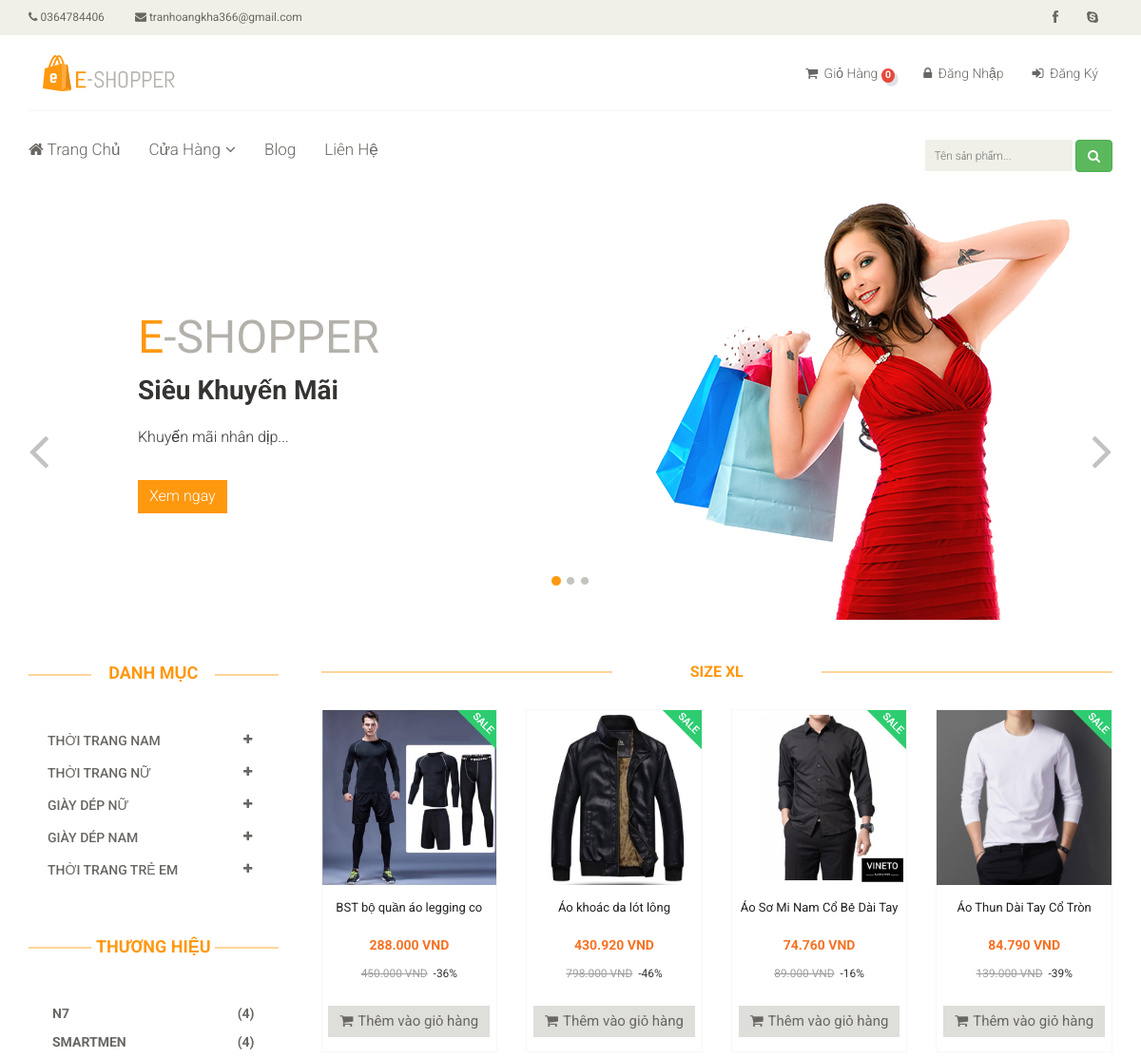
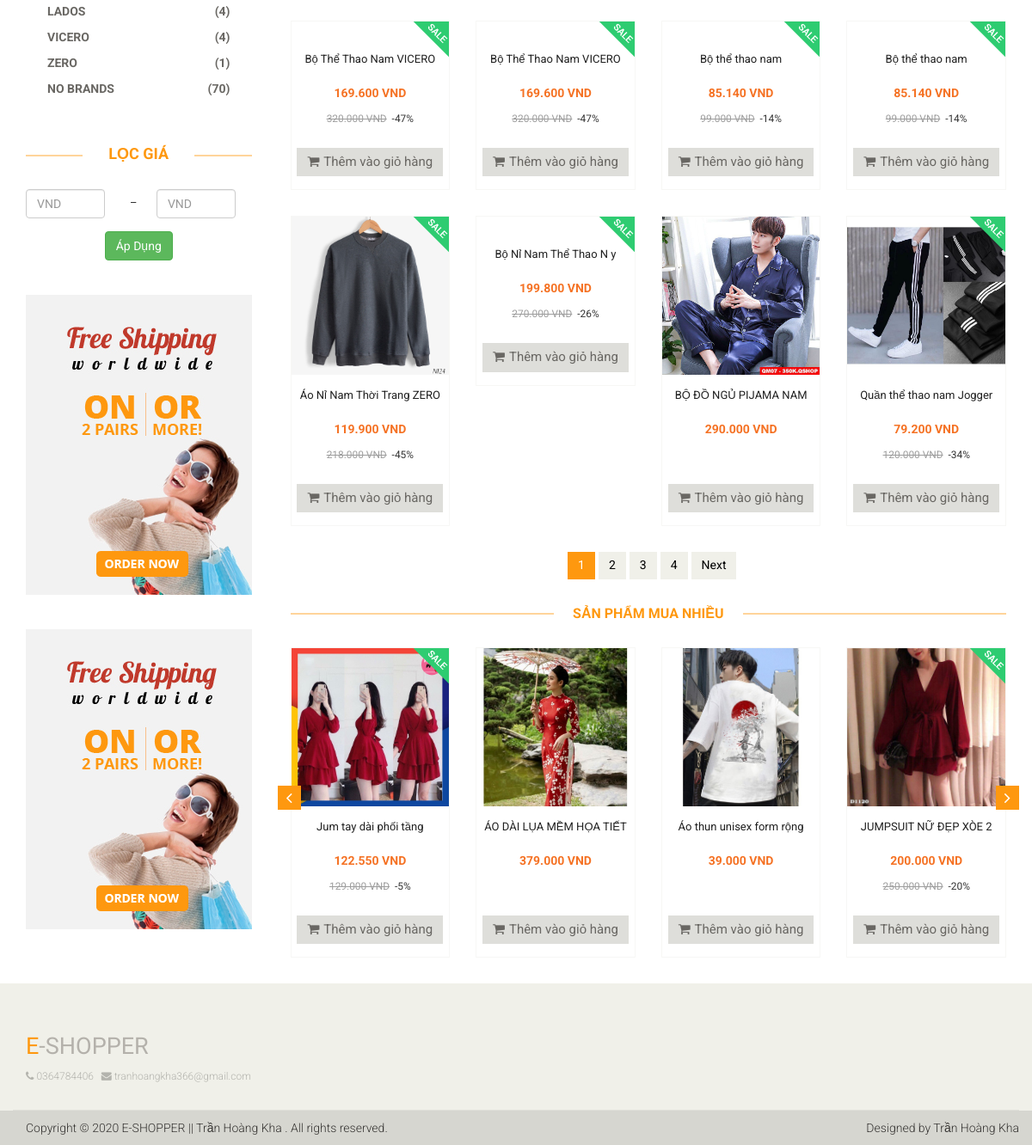
Screenshot of /size.php?id=5 with the database file from the repository (2 pictures, top to bottom).
### tables this page shows
CREATE TABLE `lienhe` (
  `id` int(11) NOT NULL,
  `DienThoai` varchar(12) NOT NULL,
  `Email` varchar(100) NOT NULL,
  `LinkFace` varchar(50) NOT NULL,
  `DiaChi` varchar(100) NOT NULL,
  `KinhDo` varchar(15) NOT NULL,
  `ViDo` varchar(15) NOT NULL
);

CREATE TABLE `banner` (
  `id` int(11) NOT NULL,
  `TieuDe` varchar(100) NOT NULL,
  `NoiDung` varchar(300) NOT NULL,
  `AnhBanner` varchar(20) NOT NULL,
  `HienThi` tinyint(4) NOT NULL DEFAULT 0,
  `Created_at` timestamp NOT NULL DEFAULT current_timestamp(),
  `Update_at` timestamp NOT NULL DEFAULT current_timestamp() ON UPDATE current_timestamp()
);

CREATE TABLE `danh_muc_cha` (
  `id` int(11) NOT NULL,
  `SoTT` tinyint(4) NOT NULL,
  `TenDMC` varchar(50) NOT NULL,
  `Created_at` timestamp NOT NULL DEFAULT current_timestamp()
);

CREATE TABLE `san_pham` (
  `id` int(11) NOT NULL,
  `TenSP` varchar(50) NOT NULL,
  `GiaSP` int(11) NOT NULL,
  `GiamGia` tinyint(4) DEFAULT 0,
  `AnhSP` varchar(20) NOT NULL,
  `id_DanhMuc` int(11) NOT NULL,
  `id_ThuongHieu` int(11) NOT NULL,
  `MoTa` text DEFAULT NULL,
  `LanBan` int(11) DEFAULT 0,
  `Created_by` int(11) NOT NULL,
  `Update_by` int(11) NOT NULL,
  `Created_at` timestamp NOT NULL DEFAULT current_timestamp(),
  `Update_at` timestamp NOT NULL DEFAULT current_timestamp() ON UPDATE current_timestamp()
);

CREATE TABLE `thuong_hieu` (
  `id` int(11) NOT NULL,
  `SoTT` tinyint(4) NOT NULL,
  `TenTH` varchar(30) NOT NULL,
  `HienThi` tinyint(4) NOT NULL DEFAULT 0,
  `Created_at` timestamp NOT NULL DEFAULT current_timestamp(),
  `Update_at` timestamp NOT NULL DEFAULT current_timestamp() ON UPDATE current_timestamp()
);

CREATE TABLE `adver` (
  `id` int(11) NOT NULL,
  `AnhAdver` varchar(20) NOT NULL,
  `DuongDan` varchar(200) NOT NULL,
  `HienThi` tinyint(4) NOT NULL DEFAULT 0,
  `Update_at` timestamp NOT NULL DEFAULT current_timestamp() ON UPDATE current_timestamp()
);

CREATE TABLE `size` (
  `id` int(11) NOT NULL,
  `SoTT` tinyint(4) NOT NULL,
  `TenSize` varchar(15) NOT NULL
);

CREATE TABLE `ct_size` (
  `id` int(11) NOT NULL,
  `SoLuong` int(11) NOT NULL,
  `id_Size` int(11) NOT NULL,
  `id_SanPham` int(11) NOT NULL,
  `created_at` timestamp NOT NULL DEFAULT current_timestamp(),
  `update_at` timestamp NOT NULL DEFAULT current_timestamp() ON UPDATE current_timestamp()
);

### size.php (the view, shortened to what the rows shown need)
<?php
	require_once __DIR__. "/autoload/autoload.php";
	$id = intval(getInput('id'));
  	$sizect2= $db-> fetchID("size" ,$id);
    $pagesize = 12;
    $pagenumber = isset($_GET['page']) ? $_GET['page'] :"1";
    $sql ="SELECT * FROM san_pham,ct_size WHERE ct_size.id_Size = $id AND ct_size.id_SanPham = san_pham.id ORDER BY san_pham.id DESC LIMIT " .($pagenumber - 1) * $pagesize." , $pagesize";
    $sqltotal ="SELECT * FROM san_pham,ct_size WHERE ct_size.id_Size = $id  AND ct_size.id_SanPham = san_pham.id ORDER BY san_pham.id DESC";
    $total = count($db-> fetchsql($sqltotal));
    $product = $db -> fetchsql($sql);
?>
<?php require_once __DIR__. "/layouts/header.php"; ?>
<?php require_once __DIR__. "/layouts/nav.php";  ?>
<div class="col-sm-9 padding-right">
   <div class="features_items">
      	<h2 class="title text-center">Size <?php echo $sizect2['TenSize'] ?></h2>
      	<?php foreach ($product as $item): ?>
      	<div class="col-sm-3 box">
          <div class="product-image-wrapper product_box">
            <div class="single-products">
               <div class="productinfo text-center">
                  <a href="chi-tiet-san-pham.php?id=<?php echo $item['id'] ?>"><img src="<?php echo uploads() ?>product/<?php echo $item['AnhSP'] ?>" alt="" /></a>
                  <a href="chi-tiet-san-pham.php?id=<?php echo $item['id'] ?>"><p class="name"><?php echo $item['TenSP']?></p></a>
                  <p class="sale">
                      <h5><?php echo formatPriceSale($item['GiaSP'],$item['GiamGia']) ?></h5>
                      <small><del class="sale_price"><?php echo $item['GiamGia'] > 0 ? formatPrice($item['GiaSP']) : ''  ?></del>&nbsp;<?php echo $item['GiamGia'] > 0 ? " -".$item['GiamGia']."%" : ''  ?></small>
                  </p>
                  <a href="addcart.php?id=<?php echo $item['id'] ?>" class="btn btn-default add-to-cart"><i class="fa fa-shopping-cart"></i>Thêm vào giỏ hàng</a>
               </div>
               <?php if($item['GiamGia'] > 0): ?>
                  <img src="<?php echo base_url() ?>public/fontend/images/home/sale.png" class="new" alt="" />
               <?php endif; ?>
            </div>
          </div>
        </div>
  	<?php endforeach; ?>
   	</div>
   <div class="category-tab">
   <?php require_once __DIR__. "/layouts/pay_product.php";  ?>
</div>
</div>
</div>
</section>
<?php require_once __DIR__. "/layouts/footer.php";  ?>

### layouts/header.php (shortened to what the rows shown need)
<!DOCTYPE html>
<html lang="en">
<head>
    <link href="<?php echo base_url() ?>public/fontend/css/bootstrap.min.css" rel="stylesheet">
    <link href="<?php echo base_url() ?>public/fontend/css/font-awesome.min.css" rel="stylesheet">
    <link href="<?php echo base_url() ?>public/fontend/css/prettyPhoto.css" rel="stylesheet">
    <link href="<?php echo base_url() ?>public/fontend/css/price-range.css" rel="stylesheet">
    <link href="<?php echo base_url() ?>public/fontend/css/animate.css" rel="stylesheet">
	<link href="<?php echo base_url() ?>public/fontend/css/main.css" rel="stylesheet">
	<link href="<?php echo base_url() ?>public/fontend/css/responsive.css" rel="stylesheet">
	<link href="<?php echo base_url() ?>public/fontend/css/starrr.css" rel="stylesheet">
	<link rel="stylesheet" href="https://cdnjs.cloudflare.com/ajax/libs/rateYo/2.3.2/jquery.rateyo.min.css">
</head>
<body>
	<header id="header">
		<div class="header_top">
			<div class="container">
			    <?php foreach ($contact as $value): ?>
				<div class="row">
					<div class="col-sm-6">
						<div class="contactinfo">
							<ul class="nav nav-pills">
								<li><a href="contact.php"><i class="fa fa-phone"></i> <?php echo $value['DienThoai'] ?></a></li>
								<li><a href="contact.php"><i class="fa fa-envelope"></i> <?php echo $value['Email'] ?></a></li>
							</ul>
						</div>
					</div>
					<div class="col-sm-6">
						<div class="social-icons pull-right">
							<ul class="nav navbar-nav">
								<li><a href="<?php echo $value['LinkFace'] ?>"><i class="fa fa-facebook"></i></a></li>
								<li><a href="contact.php"><i class="fa fa-skype"></i></a></li>
							</ul>
						</div>
					</div>
				</div>
				<?php endforeach; ?>
			</div>
		</div>
	</header>

### layouts/nav.php (shortened to what the rows shown need)
<section id="slider">
		<div class="container">
			<div class="row">
				<div class="col-sm-12">
					<?php if(isset($open) && $open == 'blog'): ?>
					<?php else: ?>
					<?php
						$sqlbanner1 = "SELECT * FROM banner WHERE HienThi = 1 ORDER BY Update_at LIMIT 1";
						$banner1 = $db -> fetchsql($sqlbanner1);
					?>
					<div id="slider-carousel" class="carousel slide" data-ride="carousel">
						<div class="carousel-inner">
							<?php foreach ($banner1 as $value): ?>
							<div class="item active">
								<div class="col-sm-6">
									<h1><span>E</span>-SHOPPER</h1>
									<h2><?php echo $value['TieuDe'] ?></h2>
									<p><?php echo $value['NoiDung'] ?></p>
									<button type="button" class="btn btn-default get"><a href="sale.php" class="text-white">Xem ngay</a></button>
								</div>
								<div class="col-sm-6">
									<img src="<?php echo uploads() ?>banner/<?php echo $value['AnhBanner'] ?>" class="girl img-responsive" alt="" />
								</div>
							</div>
							<?php endforeach; ?>
						</div>
					</div>
					<?php endif; ?>
				</div>
			</div>
		</div>
	</section>
	<?php
		$sqlparentcategory = "SELECT danh_muc_cha.id,danh_muc_cha.TenDMC FROM danh_muc_cha,danh_muc,san_pham WHERE danh_muc_cha.id = danh_muc.id_DanhMC AND san_pham.id_DanhMuc = danh_muc.id ORDER BY danh_muc_cha.SoTT";
		$parentscategory = $db -> fetchsql($sqlparentcategory);
		$Parentsdata=[];
		foreach ($parentscategory as $item) {
			$parentscateID = intval($item['id']);
			$sqlparents ="SELECT id_DanhMuc,danh_muc.id,danh_muc.TenDM,COUNT(san_pham.id) as count_category FROM  san_pham,danh_muc WHERE id_DanhMC = $parentscateID AND san_pham.id_DanhMuc= danh_muc.id GROUP BY id_DanhMuc ORDER BY SoTT";
			$pCategory = $db -> fetchsql($sqlparents);
			$Parentsdata[$item['id']]= $pCategory;
		}
		$sqlbrands ="SELECT *,id_ThuongHieu,COUNT(san_pham.id) as count_brands FROM san_pham,thuong_hieu WHERE san_pham.id_ThuongHieu= thuong_hieu.id GROUP BY id_ThuongHieu ORDER BY SoTT";
   		$menuBrands = $db -> fetchsql($sqlbrands);
	?>
	<section>
		<div class="container">
			<div class="row">
				<div class="col-sm-3">
					<div class="left-sidebar">
						<h2>Danh Mục</h2>
						<div class="panel-group category-products" id="accordian">
							<?php foreach ($Parentsdata as $key => $value): ?>
							<div class="panel panel-default">
								<div class="panel-heading">
									<h4 class="panel-title">
										<a data-toggle="collapse" data-parent="#accordian" href="#<?php echo $key ?>">
											<span class="badge pull-right"><i class="fa fa-plus"></i></span>
											<?php $parentscategory2 = $db -> fetchID("danh_muc_cha" , $key) ?>
											<?php echo $parentscategory2['TenDMC'] ?>
										</a>
									</h4>
								</div>
							</div>
							<?php endforeach; ?>
						</div>
						<div class="brands_products">
							<h2>Thương Hiệu</h2>
							<div class="brands-name">
								<?php foreach($menuBrands as $item) : ?>
								<ul class="nav nav-pills nav-stacked">
									<li><a href="thuong-hieu.php?id=<?php echo $item['id'] ?>"><b><span class="pull-right">(<?php echo $item['count_brands'] ?>)</span><?php echo $item['TenTH'] ?></b></a></li>
								</ul>
								<?php endforeach; ?>
							</div>
						</div>
						<div class="price-range">
							<h2>Lọc Giá</h2>
						</div>
						<?php
							$sqladver = "SELECT * FROM adver WHERE HienThi = 1 LIMIT 5";
							$adver = $db -> fetchsql($sqladver);
						?>
						<?php foreach ($adver as $value): ?>
							<div class="shipping text-center">
								<a href="<?php echo $value['DuongDan'] ?>"><img src="<?php echo uploads() ?>adver/<?php echo $value['AnhAdver'] ?>" alt="" /></a>
							</div>
						<?php endforeach; ?>
					</div>
				</div>

### layouts/pay_product.php (shortened to what the rows shown need)
<div class="recommended_items">
   <h2 class="title text-center">Sản Phẩm Mua Nhiều</h2>
   <div id="recommended-item-carousel" class="carousel slide" data-ride="carousel">
      <div class="carousel-inner">
         <div class="item active">
            <?php foreach ($productPay as $item) :?>
               <div class="col-sm-3 box">
                  <div class="product-image-wrapper product_box">
                  <div class="single-products">
                     <div class="productinfo text-center">
                        <a href="chi-tiet-san-pham.php?id=<?php echo $item['id'] ?>"><img src="<?php echo uploads() ?>product/<?php echo $item['AnhSP'] ?>" alt="" /></a>
                        <a href="chi-tiet-san-pham.php?id=<?php echo $item['id'] ?>"><p class="name"><?php echo $item['TenSP']?></p></a>
                        <p class="sale">
                           <h5><?php echo formatPriceSale($item['GiaSP'],$item['GiamGia']) ?></h5>
                           <small><del class="sale_price"><?php echo $item['GiamGia'] > 0 ? formatPrice($item['GiaSP']) : ''  ?></del>&nbsp;<?php echo $item['GiamGia'] > 0 ? " -".$item['GiamGia']."%" : ''  ?></small>
                        </p>
                        <a href="addcart.php?id=<?php echo $item['id'] ?>" class="btn btn-default add-to-cart"><i class="fa fa-shopping-cart"></i>Thêm vào giỏ hàng</a>
                     </div>
                     <?php if($item['GiamGia'] > 0): ?>
                        <img src="<?php echo base_url() ?>public/fontend/images/home/sale.png" class="new" alt="" />
                     <?php endif; ?>
                  </div>
                  </div>
               </div>
            <?php endforeach; ?>
            </div>
      </div>
   </div>
</div>

### layouts/footer.php (shortened to what the rows shown need)
<footer id="footer">
		<div class="footer-top">
			<div class="container">
				<div class="row">
					<div class="col-sm-12">
						<div class="companyinfo">
							<h2><span>e</span>-shopper</h2>
							<?php foreach ($contact as $value): ?>
							    <p>
							        <i class="fa fa-phone"></i> <?php echo $value['DienThoai'] ?> &nbsp
							        <i class="fa fa-envelope"></i> <?php echo $value['Email'] ?>
							        </p>
							<?php endforeach; ?>
						</div>
					</div>
				</div>
			</div>
		</div>
	</footer>
</body>
</body>
</html>

### rows the page displays
lienhe: DienThoai "0364784406", Email "tranhoangkha366@gmail.com"
banner: TieuDe "Siêu Khuyến Mãi", NoiDung "Khuyến mãi nhân dịp...", AnhBanner (picture)
danh_muc_cha: TenDMC "THỜI TRANG NAM"
danh_muc_cha: TenDMC "THỜI TRANG NỮ"
danh_muc_cha: TenDMC "GIÀY DÉP NỮ"
danh_muc_cha: TenDMC "GIÀY DÉP NAM"
danh_muc_cha: TenDMC "THỜI TRANG TRẺ EM"
san_pham: count_brands "4", id_ThuongHieu.TenTH "N7"
san_pham: count_brands "4", id_ThuongHieu.TenTH "SMARTMEN"
san_pham: count_brands "4", id_ThuongHieu.TenTH "LADOS"
san_pham: count_brands "4", id_ThuongHieu.TenTH "VICERO"
san_pham: count_brands "1", id_ThuongHieu.TenTH "ZERO"
san_pham: count_brands "70", id_ThuongHieu.TenTH "NO BRANDS", AnhSP (picture), TenSP "Áo thun unisex form rộng…", formatPriceSale($item['GiaSP'],$item['GiamGia']) "39.000 VND"
adver: AnhAdver (picture)
adver: AnhAdver (picture)
size: TenSize "XL"
ct_size: id_SanPham.AnhSP (picture), id_SanPham.TenSP "BST bộ quần áo legging co…", id_SanPham.GiamGia "288.000 VND", id_SanPham.GiaSP "450.000 VND", id_SanPham.GiamGia "36"
ct_size: id_SanPham.AnhSP (picture), id_SanPham.TenSP "Áo khoác da lót lông", id_SanPham.GiamGia "430.920 VND", id_SanPham.GiaSP "798.000 VND", id_SanPham.GiamGia "46"
ct_size: id_SanPham.AnhSP (picture), id_SanPham.TenSP "Áo Sơ Mi Nam Cổ Bẻ Dài Tay", id_SanPham.GiamGia "74.760 VND", id_SanPham.GiaSP "89.000 VND", id_SanPham.GiamGia "16"
ct_size: id_SanPham.AnhSP (picture), id_SanPham.TenSP "Áo Thun Dài Tay Cổ Tròn", id_SanPham.GiamGia "84.790 VND", id_SanPham.GiaSP "139.000 VND", id_SanPham.GiamGia "39"
ct_size: id_SanPham.TenSP "Bộ Thể Thao Nam VICERO", id_SanPham.GiamGia "169.600 VND", id_SanPham.GiaSP "320.000 VND", id_SanPham.GiamGia "47"
ct_size: id_SanPham.TenSP "Bộ Thể Thao Nam VICERO", id_SanPham.GiamGia "169.600 VND", id_SanPham.GiaSP "320.000 VND", id_SanPham.GiamGia "47"
ct_size: id_SanPham.TenSP "Bộ thể thao nam", id_SanPham.GiamGia "85.140 VND", id_SanPham.GiaSP "99.000 VND", id_SanPham.GiamGia "14"
ct_size: id_SanPham.TenSP "Bộ thể thao nam", id_SanPham.GiamGia "85.140 VND", id_SanPham.GiaSP "99.000 VND", id_SanPham.GiamGia "14"
ct_size: id_SanPham.AnhSP (picture), id_SanPham.TenSP "Áo Nỉ Nam Thời Trang ZERO", id_SanPham.GiamGia "119.900 VND", id_SanPham.GiaSP "218.000 VND", id_SanPham.GiamGia "45"
ct_size: id_SanPham.TenSP "Bộ Nỉ Nam Thể Thao N y", id_SanPham.GiamGia "199.800 VND", id_SanPham.GiaSP "270.000 VND", id_SanPham.GiamGia "26"
ct_size: id_SanPham.AnhSP (picture), id_SanPham.TenSP "BỘ ĐỒ NGỦ PIJAMA NAM", id_SanPham.GiamGia "290.000 VND"
ct_size: id_SanPham.AnhSP (picture), id_SanPham.TenSP "Quần thể thao nam Jogger", id_SanPham.GiamGia "79.200 VND", id_SanPham.GiaSP "120.000 VND", id_SanPham.GiamGia "34"
san_pham: AnhSP (picture), TenSP "Jum tay dài phối tầng", formatPriceSale($item['GiaSP'],$item['GiamGia']) "122.550 VND", GiaSP "129.000 VND", GiamGia "5"
san_pham: AnhSP (picture), TenSP "ÁO DÀI LỤA MỀM HỌA TIẾT…", formatPriceSale($item['GiaSP'],$item['GiamGia']) "379.000 VND"
san_pham: AnhSP (picture), TenSP "JUMPSUIT NỮ ĐẸP XÒE 2…", formatPriceSale($item['GiaSP'],$item['GiamGia']) "200.000 VND", GiaSP "250.000 VND", GiamGia "20"
